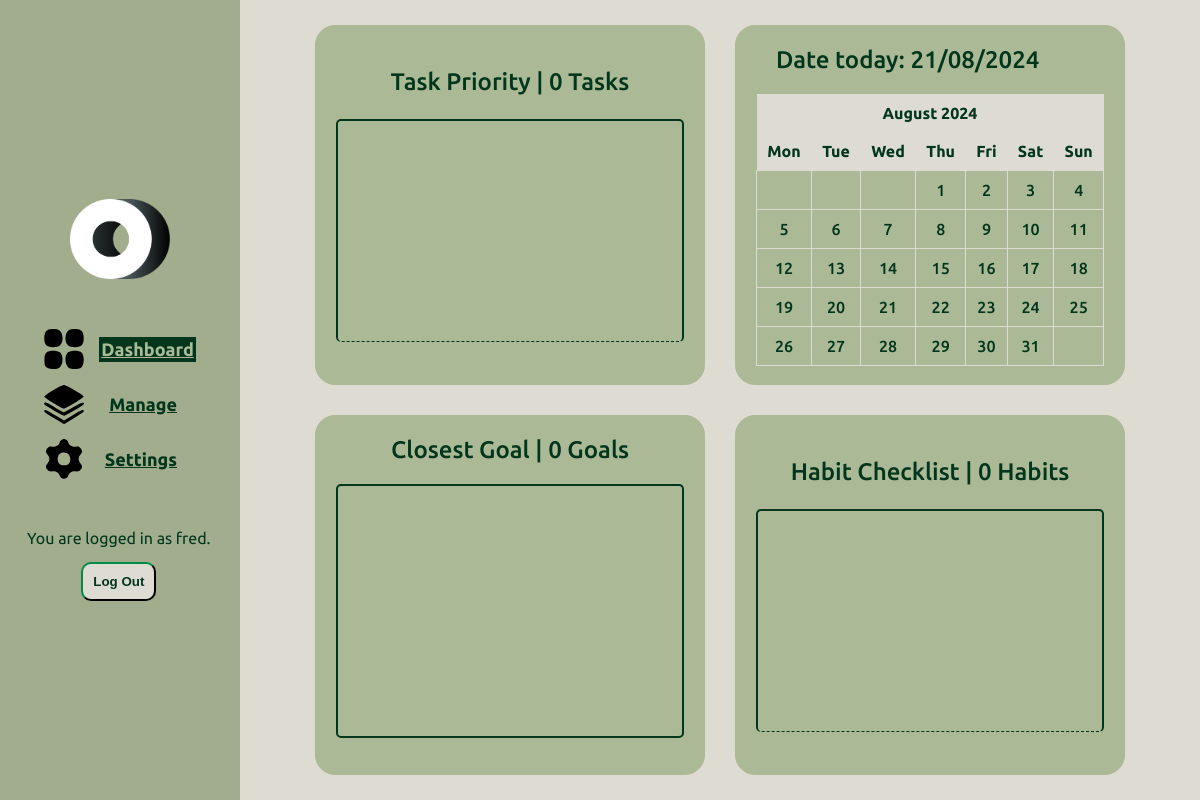
The app's page / (signed in), older data.
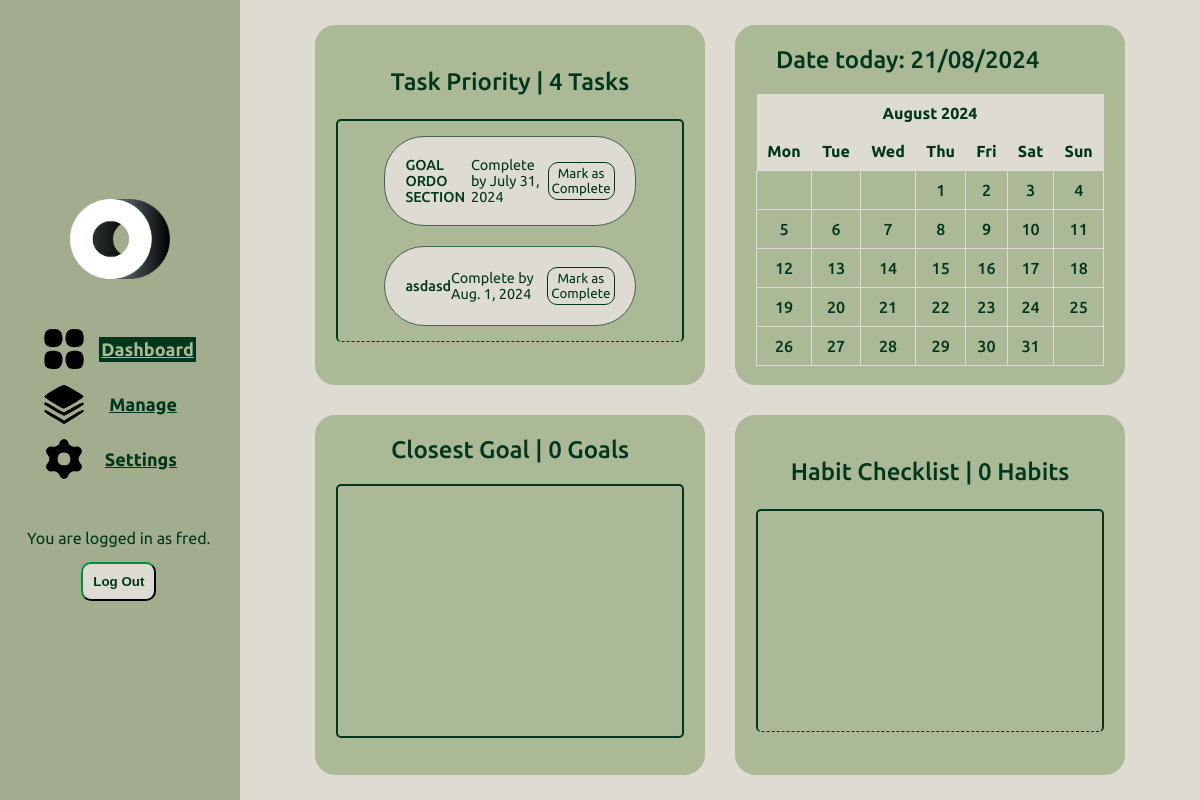
The same page, newer data.
### myapp/models.py (models this page shows, shortened)
class User(AbstractBaseUser):
    username = models.CharField(max_length=50)
    email = models.EmailField(unique=True)
    date_join = models.DateTimeField(auto_now_add=True)
    last_login = models.DateField(auto_now=True)
    is_admin = models.BooleanField(default=False)
    is_staff = models.BooleanField(default=False)
    is_superuser = models.BooleanField(default=False)
    is_active = models.BooleanField(default=True)
    USERNAME_FIELD = 'email'
    REQUIRED_FIELDS = ['username']
    objects = UserManager()

class Task(models.Model):
    user = models.ForeignKey(User, on_delete=models.CASCADE, null=True, blank=True)
    goal = models.ForeignKey('Goal', related_name='tasks', on_delete=models.CASCADE, null=True, blank=True)
    name = models.CharField(max_length=128)
    description = models.CharField(max_length=1250)
    dateDue = models.DateField()
    priority = models.IntegerField(validators=[MinValueValidator(1), MaxValueValidator(5)])
    completed = models.BooleanField(default=False)

### myapp/views.py (the view, shortened to what this page needs)
# urls.py: path("", views.dashboard, name="dashboard"),
def dashboard(request):
    now = datetime.now() # gets current datetime
    current_year = now.year
    current_month = now.month
    current_day = now.day
    cal = HTMLCalendar().formatmonth(current_year, current_month) # generates the HTML calendar for the current date
    habitForm = HabitDashboardForm(request.POST or None)
    try:
        tasks = Task.objects.filter(user=request.user).order_by('-priority').values()
        tasks = tasks.order_by("completed")
        habits = Habit.objects.filter(user=request.user).order_by('completed')
        goals = Goal.objects.filter(user=request.user)
    except TypeError:
        return redirect('login')
    print(f"Goals: {goals}")
    return render(request, "dashboard.html", {
        "tasks": tasks,
        "habits": habits,
        "habitForm": habitForm,
        "goals": goals,
        'calendar': cal,
        'current_day': current_day,
        'current_month': current_month,
        'current_year': current_year,})

### myapp/templates/dashboard.html (shortened to what this page needs)
{% extends "base.html" %}
{% load static %}
{% block content %}
<div class="menu">
    <img src="{% static 'images/ORDOLOGO.png' %}" alt="Ordo Logo" class="menu-logo">
    <div class="menu-options">
        <div class="dashboard-menu">
            <img src="{% static 'images/apps.svg' %}" alt="Dashboard">
            <a id="selected-menu" href="{% url 'dashboard' %}">Dashboard</a>
        </div>
        <div class="manage">
            <img src="{% static 'images/layers.svg' %}" alt="Manage">
            <a href="{% url 'manage' %}">Manage</a>
        </div>
        <div class="settings">
            <img src="{% static 'images/settings.svg' %}" alt="Settings">
            <a href="{% url 'settings' %}">Settings</a>
        </div>
    </div>
    <div class="login-information">
        {% if user.is_authenticated %}
            <p class="login-text">You are logged in as {{ user.username }}.</p>
            <form action="{% url 'logout' %}" method="post">
                <button class="logout-button" type="submit">Log Out</button>
            </form>
        {% else %}
            <p class="login-text">You are not logged in.</p>
            <a class="login-anchor" href="{% url 'login' %}">Login</a>
        {% endif %}
    </div>
</div>
<div class="dashboard">
    <div class="task-priority widget">
        <p class="task-priority-title">Task Priority | {{ tasks|length }} Tasks</p>
        <div class="task-list">
            {% for task in tasks %}
            {% if task.completed %}
            <div class="task-completed">
                    <p class="task-name-completed">{{ task.name }}</p>
                    <p class="task-date">Complete by {{ task.dateDue }}</p>
                <form method="post" action="{% url 'toggle_task_completion' task.id %}">
                    {% csrf_token %}
                    <button type="submit" class="edit-button-completed">
                        {% if task.completed %}Mark as Incomplete{% else %}Mark as Complete{% endif %}
                    </button>
                </form>
            </div>
            {% else %}
            <div class="task">
                    <p class="task-name">{{ task.name }}</p>
                    <p class="task-date">Complete by {{ task.dateDue }}</p>
                <form method="post" action="{% url 'toggle_task_completion' task.id %}">
                    <button type="submit" class="edit-button">
                        {% if task.completed %}Mark as Incomplete{% else %}Mark as Complete{% endif %}
                    </button>
                </form>
            </div>
            {% endif %}
            {% endfor %}
        </div>
    </div>
    <div class="calendar widget">
        <p class="month-year">Date today: {{ current_day }}/0{{ current_month }}/{{ current_year }}</p>
        <div class="calendar-container">
            {{ calendar|safe }}
        </div>
    </div>
    <div class="closest-goal widget">
        <p class="closest-goal-title">Closest Goal | {{ goals|length }} Goals</p>
        <div class="closest-goal-wrapper">
        </div>
    </div>
    <div class="habit-checklist widget">
        <p class="habit-checklist-title">Habit Checklist | {{ habits|length }} Habits</p>
        <div class="habit-box">
        </div>
    </div>
</div>
{% endblock content %}

### myapp/templates/base.html (shortened to what this page needs)
{% load static %}
<html lang="en">
<head>
    {% load livereload_tags %}
    <link rel="stylesheet" href="{% static 'css/styles.css' %}">
</head>
<body>
    <main>
        {% block content %}
        {% endblock %}
    </main>
</body>
</html>

Row changes from the older to the newer data that the page shows:
added Task: name "GOAL ORDO SECTION", dateDue "July 31, 2024", completed "Mark as Complete"
added Task: name "asdasd", dateDue "Aug. 1, 2024", completed "Mark as Complete"
Text that changed along with them:
{{ tasks|length }}: "0" → "4"
